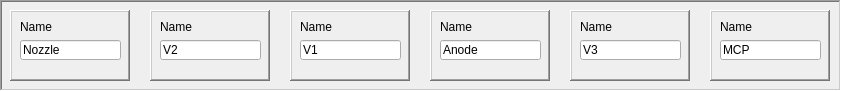
   <widget class="QFrame" name="connections_frame">
    <property name="geometry">
     <rect>
      <x>20</x>
      <y>114</y>
      <width>841</width>
      <height>91</height>
     </rect>
    </property>
    <property name="frameShape">
     <enum>QFrame::WinPanel</enum>
    </property>
    <property name="frameShadow">
     <enum>QFrame::Sunken</enum>
    </property>
    <widget class="QFrame" name="connections_frame_1">
     <property name="geometry">
      <rect>
       <x>10</x>
       <y>10</y>
       <width>120</width>
       <height>71</height>
      </rect>
     </property>
     <property name="frameShape">
      <enum>QFrame::WinPanel</enum>
     </property>
     <property name="frameShadow">
      <enum>QFrame::Raised</enum>
     </property>
     <widget class="QLabel" name="connections_name_1">
      <property name="geometry">
       <rect>
        <x>10</x>
        <y>10</y>
        <width>47</width>
        <height>13</height>
       </rect>
      </property>
      <property name="font">
       <font>
        <pointsize>9</pointsize>
       </font>
      </property>
      <property name="text">
       <string>Name</string>
      </property>
     </widget>
     <widget class="QLineEdit" name="connections_line_1">
      <property name="geometry">
       <rect>
        <x>10</x>
        <y>30</y>
        <width>101</width>
        <height>20</height>
       </rect>
      </property>
      <property name="text">
       <string>Nozzle</string>
      </property>
     </widget>
    </widget>
    <widget class="QFrame" name="connections_frame_2">
     <property name="geometry">
      <rect>
       <x>150</x>
       <y>10</y>
       <width>120</width>
       <height>71</height>
      </rect>
     </property>
     <property name="frameShape">
      <enum>QFrame::WinPanel</enum>
     </property>
     <property name="frameShadow">
      <enum>QFrame::Raised</enum>
     </property>
     <widget class="QLabel" name="connections_name_2">
      <property name="geometry">
       <rect>
        <x>10</x>
        <y>10</y>
        <width>47</width>
        <height>13</height>
       </rect>
      </property>
      <property name="font">
       <font>
        <pointsize>9</pointsize>
       </font>
      </property>
      <property name="text">
       <string>Name</string>
      </property>
     </widget>
     <widget class="QLineEdit" name="connections_line_2">
      <property name="geometry">
       <rect>
        <x>10</x>
        <y>30</y>
        <width>101</width>
        <height>20</height>
       </rect>
      </property>
      <property name="text">
       <string>V2</string>
      </property>
     </widget>
    </widget>
    <widget class="QFrame" name="connections_frame_3">
     <property name="geometry">
      <rect>
       <x>290</x>
       <y>10</y>
       <width>120</width>
       <height>71</height>
      </rect>
     </property>
     <property name="frameShape">
      <enum>QFrame::WinPanel</enum>
     </property>
     <property name="frameShadow">
      <enum>QFrame::Raised</enum>
     </property>
     <widget class="QLabel" name="connections_name_3">
      <property name="geometry">
       <rect>
        <x>10</x>
        <y>10</y>
        <width>47</width>
        <height>13</height>
       </rect>
      </property>
      <property name="font">
       <font>
        <pointsize>9</pointsize>
       </font>
      </property>
      <property name="text">
       <string>Name</string>
      </property>
     </widget>
     <widget class="QLineEdit" name="connections_line_3">
      <property name="geometry">
       <rect>
        <x>10</x>
        <y>30</y>
        <width>101</width>
        <height>20</height>
       </rect>
      </property>
      <property name="text">
       <string>V1</string>
      </property>
     </widget>
    </widget>
    <widget class="QFrame" name="connections_frame_4">
     <property name="geometry">
      <rect>
       <x>430</x>
       <y>10</y>
       <width>120</width>
       <height>71</height>
      </rect>
     </property>
     <property name="frameShape">
      <enum>QFrame::WinPanel</enum>
     </property>
     <property name="frameShadow">
      <enum>QFrame::Raised</enum>
     </property>
     <widget class="QLabel" name="connections_name_4">
      <property name="geometry">
       <rect>
        <x>10</x>
        <y>10</y>
        <width>47</width>
        <height>13</height>
       </rect>
      </property>
      <property name="font">
       <font>
        <pointsize>9</pointsize>
       </font>
      </property>
      <property name="text">
       <string>Name</string>
      </property>
     </widget>
     <widget class="QLineEdit" name="connections_line_4">
      <property name="geometry">
       <rect>
        <x>10</x>
        <y>30</y>
        <width>101</width>
        <height>20</height>
       </rect>
      </property>
      <property name="text">
       <string>Anode</string>
      </property>
     </widget>
    </widget>
    <widget class="QFrame" name="connections_frame_5">
     <property name="geometry">
      <rect>
       <x>570</x>
       <y>10</y>
       <width>120</width>
       <height>71</height>
      </rect>
     </property>
     <property name="frameShape">
      <enum>QFrame::WinPanel</enum>
     </property>
     <property name="frameShadow">
      <enum>QFrame::Raised</enum>
     </property>
     <widget class="QLabel" name="connections_name_5">
      <property name="geometry">
       <rect>
        <x>10</x>
        <y>10</y>
        <width>47</width>
        <height>13</height>
       </rect>
      </property>
      <property name="font">
       <font>
        <pointsize>9</pointsize>
       </font>
      </property>
      <property name="text">
       <string>Name</string>
      </property>
     </widget>
     <widget class="QLineEdit" name="connections_line_5">
      <property name="geometry">
       <rect>
        <x>10</x>
        <y>30</y>
        <width>101</width>
        <height>20</height>
       </rect>
      </property>
      <property name="text">
       <string>V3</string>
      </property>
     </widget>
    </widget>
    <widget class="QFrame" name="connections_frame_6">
     <property name="geometry">
      <rect>
       <x>710</x>
       <y>10</y>
       <width>120</width>
       <height>71</height>
      </rect>
     </property>
     <property name="frameShape">
      <enum>QFrame::WinPanel</enum>
     </property>
     <property name="frameShadow">
      <enum>QFrame::Raised</enum>
     </property>
     <widget class="QLabel" name="connections_name_6">
      <property name="geometry">
       <rect>
        <x>10</x>
        <y>10</y>
        <width>47</width>
        <height>13</height>
       </rect>
      </property>
      <property name="font">
       <font>
        <pointsize>9</pointsize>
       </font>
      </property>
      <property name="text">
       <string>Name</string>
      </property>
     </widget>
     <widget class="QLineEdit" name="connections_line_6">
      <property name="geometry">
       <rect>
        <x>10</x>
        <y>30</y>
        <width>101</width>
        <height>20</height>
       </rect>
      </property>
      <property name="text">
       <string>MCP</string>
      </property>
     </widget>
    </widget>
   </widget>
